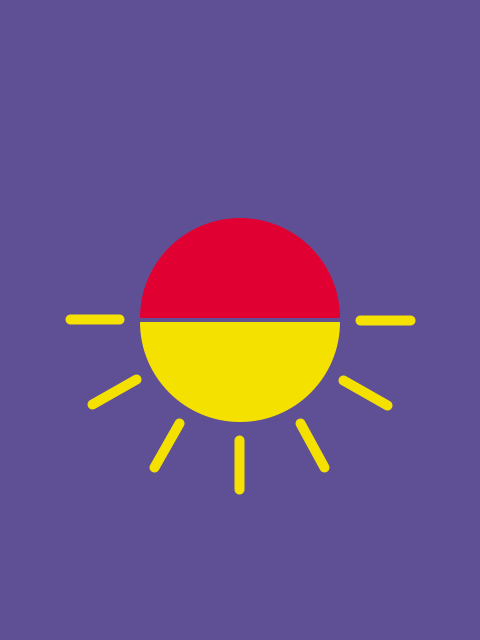
Frame 1 (no input)
Frame 2 (the mouse pressed at the canvas centre, redrawn once): identical to frame 1, image omitted

The Processing sketch that drew this single still picture (run headless with seeded random() and noise(); the mouse was pressed at the canvas centre and the sketch redrawn once):

// Processing sketch: from_dusk_till_dawn
// ── from_dusk_till_dawn.pde
// Manuale di Programmazione Cinematografica
// Daniele Olmisani, 2015

// From Dusk till Dawn

final color PAPER = color(95, 80, 150);
final color INK1 = color(225, 0, 50);
final color INK2 = color(245, 225, 0);

final int SIZE = 200;

final int RAYS = 7;
final int DELTA = 2;

void setup() {
  size(480, 640);
  noLoop();
}

void draw() {
  
  translate(width/2.0, height/2.0);
  
  background(PAPER);
  
  noStroke();
  
  fill(INK1);
  arc(0, -DELTA, SIZE, SIZE, -PI, 0, OPEN);
  
  fill(INK2);
  arc(0, +DELTA, SIZE, SIZE, 0, +PI, OPEN);
  
  stroke(INK2);
  strokeWeight(SIZE / 20);
  
  for (int i=0; i<RAYS; i++) {
    line(0.6*SIZE, 0, 0.6*SIZE+0.25*SIZE, 0);
    rotate(PI / (RAYS-1));
  }
  
  save("from-dusk-till-dawn.png");
}
